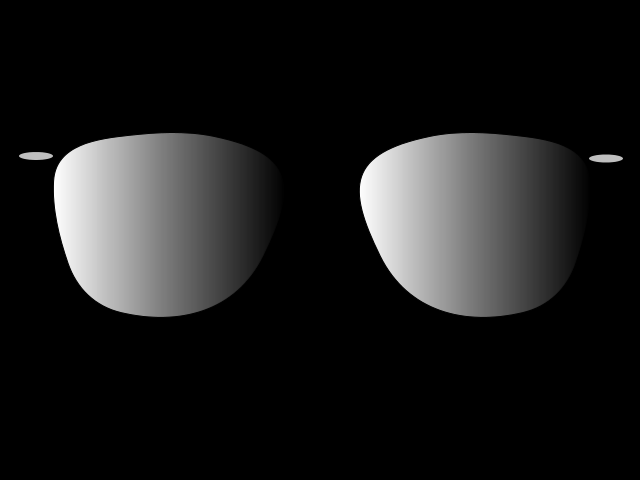
#> input picture imgs/sunglass.png, 640 x 480 px
$ python sunglasses.py
#> lines starting #> are read from the running program, lines starting #| are printed output that depends on the picture; after the words box and inside, x2 and y2 are one past the last pixel; in counts of white or black regions, pixels touching at a corner belong together; long printed decimals are rounded
import cv2
import numpy as np

img1= cv2.imread("imgs/sunglass.png", cv2.IMREAD_COLOR)
#> img1 is the input picture: shape (480, 640, 3); min 0, max 254, mean 27.5
img2= cv2.imread("imgs/shivam.jpg", cv2.IMREAD_COLOR)
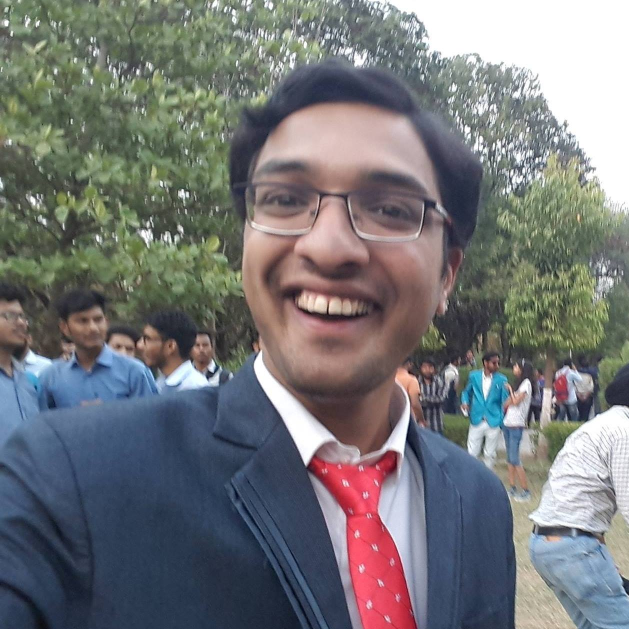
#> input picture imgs/shivam.jpg, 1258 x 1258 px (shown at 1/2 size)
#> img2 is the input picture: shape (1258, 1258, 3); mean B, G, R 120, 118.2, 117.1

##### RESIZE
scale_percent = 30 # percent of original size
width = int(img2.shape[1] * scale_percent / 100)
#> width = 377
height = int(img2.shape[0] * scale_percent / 100)
#> height = 377
dim = (width, height)
#> dim = (377, 377)
img2 = cv2.resize(img2, dim, interpolation = cv2.INTER_AREA)
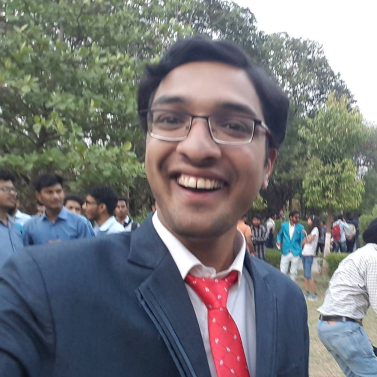
#> img2: shape (377, 377, 3); mean B, G, R 120, 118.2, 117.1

width = int(img1.shape[1] * scale_percent / 100)
#> width = 192
height = int(img1.shape[0] * scale_percent / 100)
#> height = 144
dim = (width, height)
#> dim = (192, 144)
img1 = cv2.resize(img1, dim, interpolation = cv2.INTER_AREA)
#> img1: shape (144, 192, 3)


##### DETECT EYES
cx, cy, eye_dis= 0,0,0
eye_cascade= cv2.CascadeClassifier("files/haarcascade_eye.xml")
img2gray= cv2.cvtColor(img2, cv2.COLOR_BGR2GRAY)
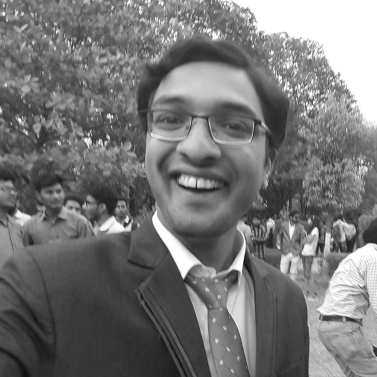
#> img2gray: shape (377, 377); min 13, max 255, mean 118.1
eyes= eye_cascade.detectMultiScale(img2gray)
#> eyes = [[152, 111, 21, 21], [5, 187, 48, 48], [168, 149, 58, 58]]
print("Total {} eyes detected".format(len(eyes)))
#| Total 3 eyes detected
if(len(eyes)>=2):
    eye= eyes[0]
#> eye = [152, 111, 21, 21]
    (ex, ey, ew, eh) = eye
#> ex = 152; ey = 111; ew = 21; eh = 21
    ex1= ex+ round(ew/2)
#> ex1 = 162
    ey1= ey+ round(eh/2)
#> ey1 = 121

    eye= eyes[1]
#> eye = [5, 187, 48, 48]
    (ex, ey, ew, eh) = eye
#> ex = 5; ey = 187; ew = 48; eh = 48
    ex2= ex+ round(ew/2)
#> ex2 = 29
    ey2= ey+ round(eh/2)
#> ey2 = 211

    cx= round((ex1+ex2)/2)
#> cx = 96
    cy= round((ey1+ey2)/2)
#> cy = 166
    eye_dis= abs(ex2- ex1)
#> eye_dis = 133


#Offset
cx+= 35
#> cx = 131
cy+= 33
#> cy = 199


##### RESIZE
print("Distanse is {}".format(eye_dis))
#| Distanse is 133
scale_percent = (eye_dis*100.0)/img1.shape[1]
#> scale_percent = 69.27
print("Scale is {}".format(scale_percent))
#| Scale is 69.271
width = int(img1.shape[1] * scale_percent / 100)
#> width = 133
height = int(img1.shape[0] * scale_percent / 100)
#> height = 99
dim = (width, height)
#> dim = (133, 99)
img1 = cv2.resize(img1, dim, interpolation = cv2.INTER_AREA)
#> img1: shape (99, 133, 3)


###### OVERLAP
rows, cols, channels= img1.shape
#> rows = 99; cols = 133; channels = 3
roi= img2[int(cx-(rows/2)):int(cx+(rows/2)), int(cy- (cols/2)) :int(cy+ (cols/2))]
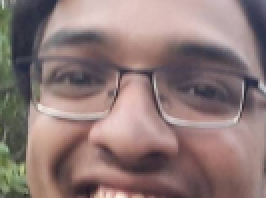
#> roi: shape (99, 133, 3) (shown 2 times larger); mean B, G, R 119, 121, 142.1

img1gray= cv2.cvtColor(img1, cv2.COLOR_BGR2GRAY)
ret, mask= cv2.threshold(img1gray, 0, 255, cv2.THRESH_BINARY)
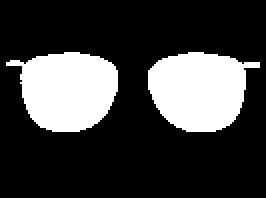
#> mask: shape (99, 133) (shown 2 times larger); 24.6% white; 2 white regions, box (x1, y1, x2, y2) and area: (74, 26, 130, 66) 1620, (3, 26, 59, 66) 1617

mask_inv= cv2.bitwise_not(mask)

img2bg= cv2.bitwise_and(roi, roi, mask= mask_inv)
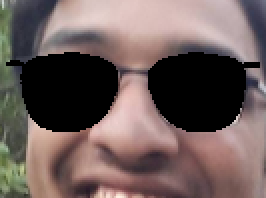
#> img2bg: shape (99, 133, 3) (shown 2 times larger); mean B, G, R 91.4, 93.8, 110.5

img1fg= cv2.bitwise_and(img1, img1, mask= mask )
#cv2.imshow("img1fg", img1fg)

dst= img2bg+ img1fg
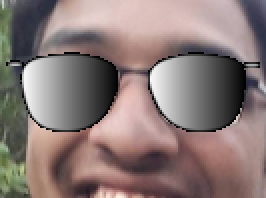
#> dst: shape (99, 133, 3) (shown 2 times larger); mean B, G, R 118.9, 121.4, 138

img2[int(cx-(rows/2)):int(cx+(rows/2)), int(cy- (cols/2)) :int(cy+ (cols/2))]= dst
cv2.imshow("Final", img2)

cv2.waitKey(0)
cv2.destroyAllWindows()
